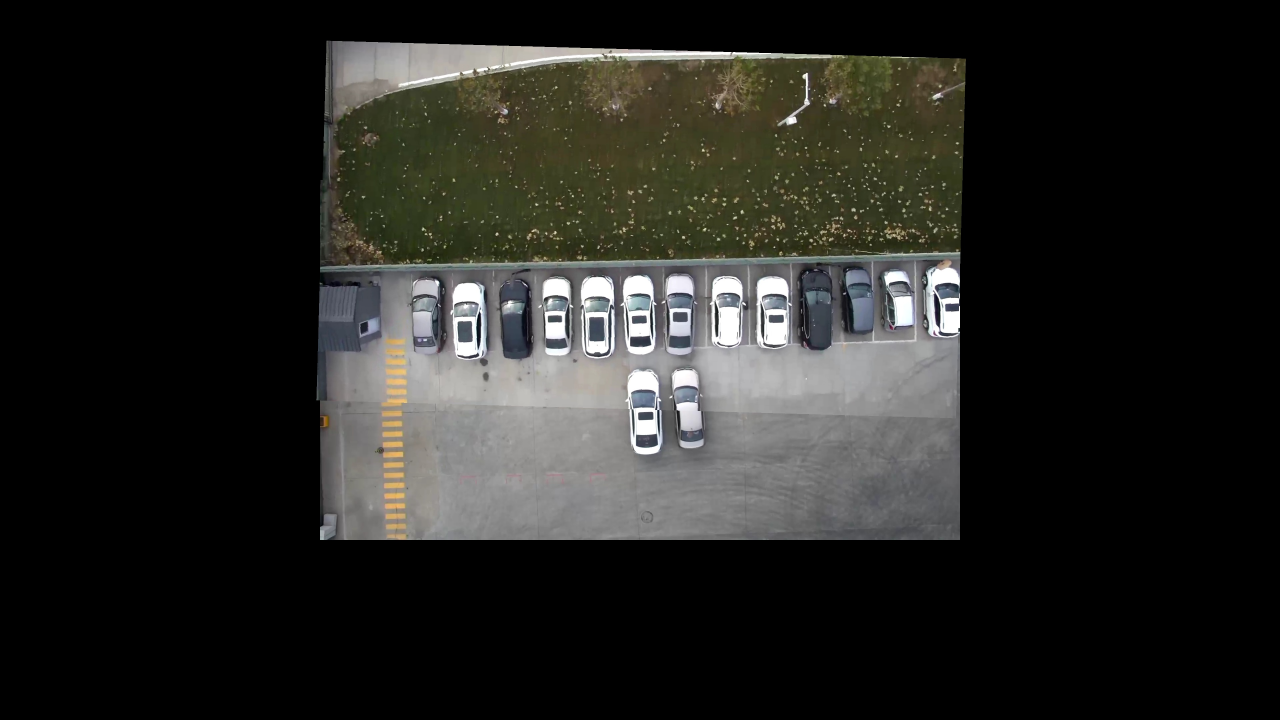
//> input picture stich_imgs_1/final_img.jpg, 3840 x 2160 px (shown at 1/3 size)
$ ./main   (built with g++ and OpenCV 4)
//> lines starting //> are read from the running program, lines starting //| are printed output that depends on the picture
#include <opencv2\opencv.hpp>
#include <iostream>
#include <string>

using namespace std;
using namespace cv;

void main()
{
	Mat src = imread("stich_imgs_1/final_img.jpg");
//> src is the input picture: 2160 rows x 3840 cols, CV_8UC3; mean B, G, R 34, 37.3, 37.3
	Mat dst = imread("stich_imgs_1/final_img.jpg");
	//cv::namedWindow("dst", CV_WINDOW_NORMAL);
	//cv::imshow("dst", src);
	//waitKey(0);
	// Create a rough mask around the airplane.
	Mat src_mask = imread("stich_imgs_1/mul_inser_mask.jpg");
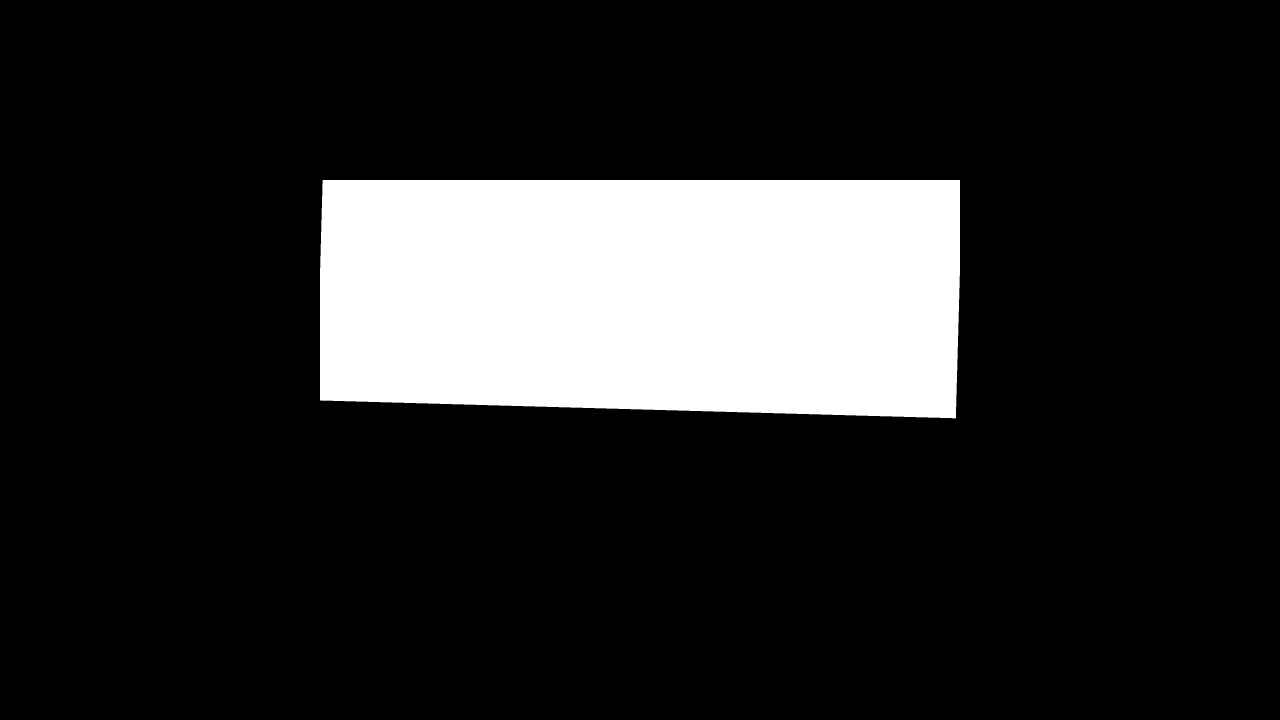
//> input picture stich_imgs_1/mul_inser_mask.jpg, 3840 x 2160 px (shown at 1/3 size)
//> src_mask is the input picture: 2160 rows x 3840 cols, CV_8UC3; min 0, max 255, mean 40.5

	// The location of the center of the src in the dst
	//Point center(1932.53, 905.521);
	Point center(1932.53, 905.521);
	cout << center.x << " " << center.y << endl;

	// Seamlessly clone src into dst and put the results in output
	Mat output;
	seamlessClone(src, dst, src_mask, center, output, NORMAL_CLONE);
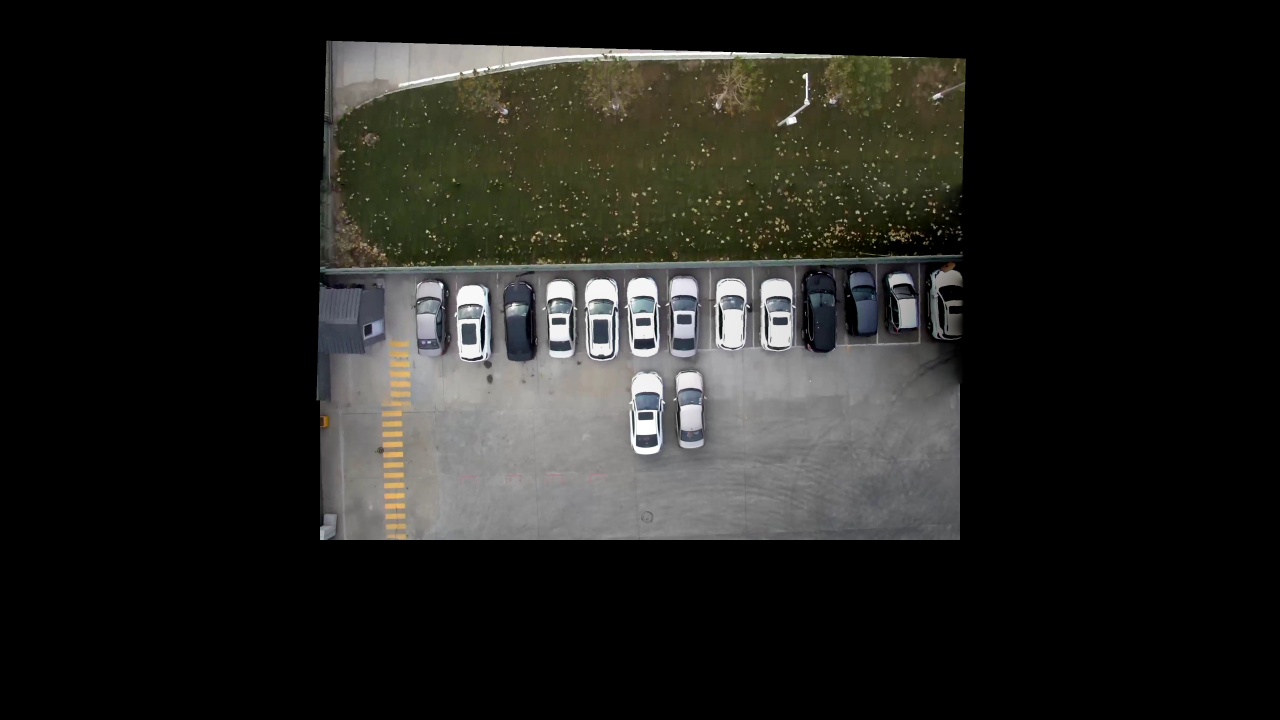
//> output: 2160 rows x 3840 cols, CV_8UC3 (shown at 1/3 size); mean B, G, R 30.8, 34.1, 34.2
	circle(src_mask, center, 5, Scalar(0, 0, 255), -1);
	namedWindow("center", CV_WINDOW_NORMAL);
	imshow("center", src_mask);
	waitKey(0);
	// Save result
	imwrite("stich_imgs_1/blended.jpg", output);
}
